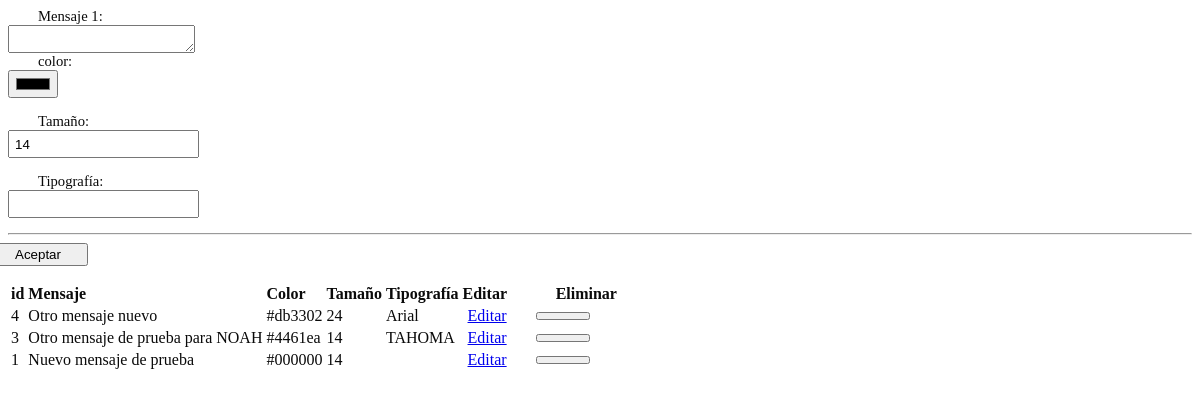
Screenshot of /admin/panelAdmin/tMensajeria.php with the database file from the repository.
### tables this page shows
CREATE TABLE `message` (
  `id` int(11) NOT NULL auto_increment,
  `message` text NOT NULL,
  `color` varchar(100) default '#000',
  `type` varchar(100) default NULL,
  `size` int(11) default '14',
  `date` timestamp NOT NULL default CURRENT_TIMESTAMP,
  PRIMARY KEY  (`id`)
);

### admin/panelAdmin/tMensajeria.php (the view, shortened to what this page needs)
<?php
$html= new Html();
$controller= new Controller();
?>
<link rel="stylesheet" href="/front/css/form.css"/>
<link rel="stylesheet" href="/front/css/popup.css"/>
        <form action="/panel/message/insert" class="form-horizontal form-mensaje" role="form" method="post" id="loginForm" name="form">
            <?php for($i=1;$i<=1;$i++){?>
                <div class="form-group">
                    <label class="control-label col-sm-2" for="message<?=$i?>">Mensaje <?=$i?>: </label>
                    <div class="col-sm-4">
                        <textarea name="message<?=$i?>" id="message<?=$i?>" rows="4" class="form-control"></textarea>
                    </div>
                    <div class="col-sm-6 setting">
                        <label class="control-label col-sm-2" for="color<?=$i?>">color: </label>
                        <div class="col-sm-3">
                            <input class="form-control" type="color" name="color<?=$i?>" id="color<?=$i?>" />
                        </div>
                        <label class="control-label col-sm-3" for="size<?=$i?>">Tamaño: </label>
                        <div class="col-sm-4">
                            <input class="form-control" type="number" name="size<?=$i?>" id = "size<?=$i?>" value="14" />
                        </div>
                        <label class="control-label col-sm-3" for="type<?=$i?>">Tipografía: </label>
                        <div class="col-sm-9">
                            <input class="form-control" type="text" name="type<?=$i?>" id="type<?=$i?>" />
                        </div>
                    </div>
                </div>
                <hr/>
            <?php }?>
            <div class="col-sm-offset-4 col-sm-8">
                <button type="submit" class="btn btn-primary" >Aceptar</button>
            </div>
        </form>
        <?php
        $head=array(
            "id",
            "Mensaje",
            "Color",
            "Tamaño",
            "Tipografía",
            "Editar",
            "Eliminar"
        );
        $body=array();
        foreach($controller->getAll("message") as $row){
            $message = new Message($row);
            $t=array(
                $message->getId(),
                $message->getMessage(),
                $message->getColor(),
                $message->getSize(),
                $message->getType(),
                $html->btnLink("xs","warning",$html->icon("pencil")." Editar","#","open-message-".$message->getId()),
                $html->btnDelete("/admin/message/delete/".$message->getId()),
            );
            array_push($body,$t);
        }
        echo $html->showTable($head,$body);
        ?>

### admin/src/html/Html.php (shortened to what this page needs)
<?php
class Html{
    public function btnDelete($action){
        return '<button onclick="Delete(\''.$action.'\')" class="btn btn-xs btn-danger delete-from" id="'.$action.'"> '.$this->icon("remove").'</button>';
    }
    public function btnLink($height,$color,$label,$action, $id=null){
        $idTag = $id!=null?" id=".$id:"";
        return '<a href="'.$action.'" class="btn btn-'.$height.' btn-'.$color.'" '.$idTag.'>'.$label.'</a>';
    }
    public function showTable($heads,$bodys){
        $table='<table class="table table-hover">
            <thead style="font-weight: bold; border-bottom: 2px solid #ddd">
                            <tr>';
        foreach($heads as $head){
            $table.='<td>'.$head.'</td>';
        }
        $table.='</tr>
            </thead>
            <tbody>';
        foreach($bodys as $body){
            $table.='<tr class="click">';
            foreach($body as $b){
                $table.='<td> '.$b.'</td>';
            }
            $table.='</tr>';
        }
        $table.='</tbody>
        </table>';
        return $table;
    }
    public static function icon($icon,$aditional=null,$id=null){
        return '<span class="glyphicon glyphicon-'.$icon.' '.$aditional.'" id="'.$id.'"></span>';
    }
        ?>
    <?php
    public static  function Popup ($id, $title=null, $body){
        $title= $title!=null?'<div class="line-title">'.$title.'</div>':'';
        $html='<div id="popup-'.$id.'" class="popup" style="display: none;">
                    <div class="content-popup">
                        <div class="close-pop"><a href="#" id="close-'.$id.'"><img src="/front/img/pop-exit.png" style="width:36px"/></a></div>
                        <div>
                            '.$title.'
                            <article class="row">'.$body.'</article>
                        </div>
                    </div>
                </div>';
        return $html;
    }
}
?>

### front/css/form.css (style rules this page uses)
label { font-size: 11pt; }
.form-horizontal .control-label { text-align: left; margin-bottom: -5px; margin-right: -6px; }
.form-control { height: 28px; padding: 3px 5px; }
.btn { padding: 2px 25px; left: -20px; position: relative; }
#loginForm label,#form-data label { padding-left: 30px; }
#loginForm label { padding-left: 30px; }

### admin/panelAdmin/tMensajeria.php (style rules this page uses)
.form-mensaje .setting div { margin-bottom: 15px; }

### rows the page displays
message: id "4", message "Otro mensaje nuevo", color "#db3302", size "24", type "Arial"
message: id "3", message "Otro mensaje de prueba para NOAH", color "#4461ea", size "14", type "TAHOMA"
message: id "1", message "Nuevo mensaje de prueba", color "#000000", size "14"

### other values shown
$head "id"
$head "Mensaje"
$head "Color"
$head "Tamaño"
$head "Tipografía"
$head "Editar"
$head "Eliminar"
